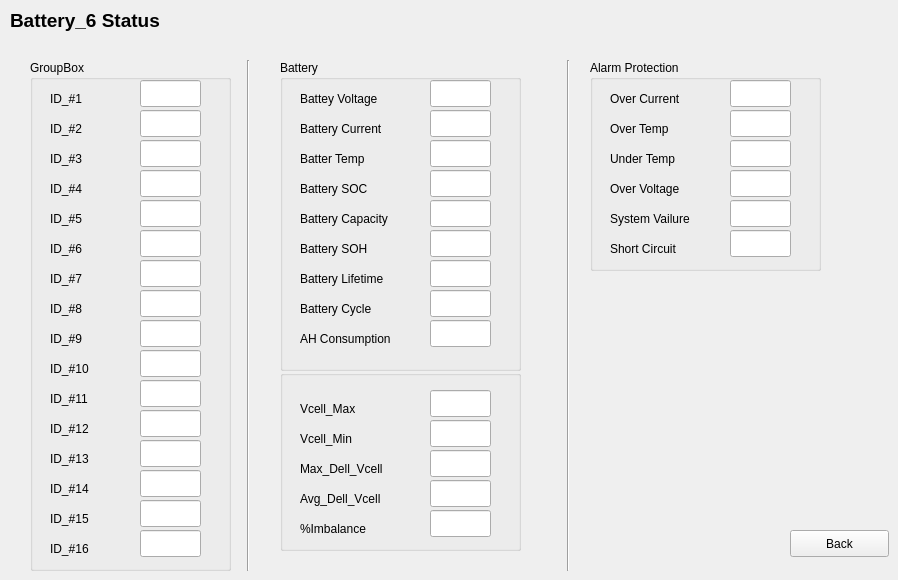
    <widget class="QWidget" name="page_7">
     <widget class="QPushButton" name="pushButton_7">
      <property name="geometry">
       <rect>
        <x>790</x>
        <y>530</y>
        <width>99</width>
        <height>27</height>
       </rect>
      </property>
      <property name="text">
       <string>Back</string>
      </property>
     </widget>
     <widget class="QLabel" name="label_238">
      <property name="geometry">
       <rect>
        <x>10</x>
        <y>10</y>
        <width>161</width>
        <height>21</height>
       </rect>
      </property>
      <property name="font">
       <font>
        <pointsize>14</pointsize>
        <weight>75</weight>
        <bold>true</bold>
       </font>
      </property>
      <property name="text">
       <string>Battery_6 Status</string>
      </property>
     </widget>
     <widget class="Line" name="line_12">
      <property name="geometry">
       <rect>
        <x>560</x>
        <y>60</y>
        <width>16</width>
        <height>511</height>
       </rect>
      </property>
      <property name="orientation">
       <enum>Qt::Vertical</enum>
      </property>
     </widget>
     <widget class="QGroupBox" name="groupBox_30">
      <property name="geometry">
       <rect>
        <x>280</x>
        <y>370</y>
        <width>241</width>
        <height>181</height>
       </rect>
      </property>
      <property name="title">
       <string/>
      </property>
      <widget class="QLabel" name="label_239">
       <property name="geometry">
        <rect>
         <x>20</x>
         <y>30</y>
         <width>121</width>
         <height>17</height>
        </rect>
       </property>
       <property name="text">
        <string>Vcell_Max</string>
       </property>
      </widget>
      <widget class="QLabel" name="label_240">
       <property name="geometry">
        <rect>
         <x>20</x>
         <y>60</y>
         <width>101</width>
         <height>17</height>
        </rect>
       </property>
       <property name="text">
        <string>Vcell_Min</string>
       </property>
      </widget>
      <widget class="QLabel" name="label_241">
       <property name="geometry">
        <rect>
         <x>20</x>
         <y>90</y>
         <width>111</width>
         <height>17</height>
        </rect>
       </property>
       <property name="text">
        <string>Max_Dell_Vcell</string>
       </property>
      </widget>
      <widget class="QLabel" name="label_242">
       <property name="geometry">
        <rect>
         <x>20</x>
         <y>120</y>
         <width>111</width>
         <height>17</height>
        </rect>
       </property>
       <property name="text">
        <string>Avg_Dell_Vcell</string>
       </property>
      </widget>
      <widget class="QLabel" name="label_243">
       <property name="geometry">
        <rect>
         <x>20</x>
         <y>150</y>
         <width>121</width>
         <height>17</height>
        </rect>
       </property>
       <property name="text">
        <string>%Imbalance</string>
       </property>
      </widget>
      <widget class="QLineEdit" name="lineEdit_217">
       <property name="geometry">
        <rect>
         <x>150</x>
         <y>20</y>
         <width>61</width>
         <height>27</height>
        </rect>
       </property>
      </widget>
      <widget class="QLineEdit" name="lineEdit_218">
       <property name="geometry">
        <rect>
         <x>150</x>
         <y>50</y>
         <width>61</width>
         <height>27</height>
        </rect>
       </property>
      </widget>
      <widget class="QLineEdit" name="lineEdit_219">
       <property name="geometry">
        <rect>
         <x>150</x>
         <y>80</y>
         <width>61</width>
         <height>27</height>
        </rect>
       </property>
      </widget>
      <widget class="QLineEdit" name="lineEdit_220">
       <property name="geometry">
        <rect>
         <x>150</x>
         <y>110</y>
         <width>61</width>
         <height>27</height>
        </rect>
       </property>
      </widget>
      <widget class="QLineEdit" name="lineEdit_221">
       <property name="geometry">
        <rect>
         <x>150</x>
         <y>140</y>
         <width>61</width>
         <height>27</height>
        </rect>
       </property>
      </widget>
     </widget>
     <widget class="QGroupBox" name="groupBox_31">
      <property name="geometry">
       <rect>
        <x>30</x>
        <y>60</y>
        <width>201</width>
        <height>511</height>
       </rect>
      </property>
      <property name="title">
       <string>GroupBox</string>
      </property>
      <widget class="QLabel" name="label_244">
       <property name="geometry">
        <rect>
         <x>20</x>
         <y>30</y>
         <width>121</width>
         <height>17</height>
        </rect>
       </property>
       <property name="text">
        <string>ID_#1</string>
       </property>
      </widget>
      <widget class="QLabel" name="label_245">
       <property name="geometry">
        <rect>
         <x>20</x>
         <y>60</y>
         <width>101</width>
         <height>17</height>
        </rect>
       </property>
       <property name="text">
        <string>ID_#2</string>
       </property>
      </widget>
      <widget class="QLabel" name="label_246">
       <property name="geometry">
        <rect>
         <x>20</x>
         <y>90</y>
         <width>111</width>
         <height>17</height>
        </rect>
       </property>
       <property name="text">
        <string>ID_#3</string>
       </property>
      </widget>
      <widget class="QLabel" name="label_247">
       <property name="geometry">
        <rect>
         <x>20</x>
         <y>120</y>
         <width>111</width>
         <height>17</height>
        </rect>
       </property>
       <property name="text">
        <string>ID_#4</string>
       </property>
      </widget>
      <widget class="QLabel" name="label_248">
       <property name="geometry">
        <rect>
         <x>20</x>
         <y>150</y>
         <width>121</width>
         <height>17</height>
        </rect>
       </property>
       <property name="text">
        <string>ID_#5</string>
       </property>
      </widget>
      <widget class="QLineEdit" name="lineEdit_222">
       <property name="geometry">
        <rect>
         <x>110</x>
         <y>20</y>
         <width>61</width>
         <height>27</height>
        </rect>
       </property>
      </widget>
      <widget class="QLineEdit" name="lineEdit_223">
       <property name="geometry">
        <rect>
         <x>110</x>
         <y>50</y>
         <width>61</width>
         <height>27</height>
        </rect>
       </property>
      </widget>
      <widget class="QLineEdit" name="lineEdit_224">
       <property name="geometry">
        <rect>
         <x>110</x>
         <y>80</y>
         <width>61</width>
         <height>27</height>
        </rect>
       </property>
      </widget>
      <widget class="QLineEdit" name="lineEdit_225">
       <property name="geometry">
        <rect>
         <x>110</x>
         <y>110</y>
         <width>61</width>
         <height>27</height>
        </rect>
       </property>
      </widget>
      <widget class="QLineEdit" name="lineEdit_226">
       <property name="geometry">
        <rect>
         <x>110</x>
         <y>140</y>
         <width>61</width>
         <height>27</height>
        </rect>
       </property>
      </widget>
      <widget class="QLabel" name="label_249">
       <property name="geometry">
        <rect>
         <x>20</x>
         <y>180</y>
         <width>121</width>
         <height>17</height>
        </rect>
       </property>
       <property name="text">
        <string>ID_#6</string>
       </property>
      </widget>
      <widget class="QLabel" name="label_250">
       <property name="geometry">
        <rect>
         <x>20</x>
         <y>210</y>
         <width>121</width>
         <height>17</height>
        </rect>
       </property>
       <property name="text">
        <string>ID_#7</string>
       </property>
      </widget>
      <widget class="QLabel" name="label_251">
       <property name="geometry">
        <rect>
         <x>20</x>
         <y>240</y>
         <width>121</width>
         <height>17</height>
        </rect>
       </property>
       <property name="text">
        <string>ID_#8</string>
       </property>
      </widget>
      <widget class="QLabel" name="label_252">
       <property name="geometry">
        <rect>
         <x>20</x>
         <y>270</y>
         <width>121</width>
         <height>17</height>
        </rect>
       </property>
       <property name="text">
        <string>ID_#9</string>
       </property>
      </widget>
      <widget class="QLabel" name="label_253">
       <property name="geometry">
        <rect>
         <x>20</x>
         <y>300</y>
         <width>121</width>
         <height>17</height>
        </rect>
       </property>
       <property name="text">
        <string>ID_#10</string>
       </property>
      </widget>
      <widget class="QLabel" name="label_254">
       <property name="geometry">
        <rect>
         <x>20</x>
         <y>330</y>
         <width>121</width>
         <height>17</height>
        </rect>
       </property>
       <property name="text">
        <string>ID_#11</string>
       </property>
      </widget>
      <widget class="QLabel" name="label_255">
       <property name="geometry">
        <rect>
         <x>20</x>
         <y>390</y>
         <width>121</width>
         <height>17</height>
        </rect>
       </property>
       <property name="text">
        <string>ID_#13</string>
       </property>
      </widget>
      <widget class="QLabel" name="label_256">
       <property name="geometry">
        <rect>
         <x>20</x>
         <y>360</y>
         <width>121</width>
         <height>17</height>
        </rect>
       </property>
       <property name="text">
        <string>ID_#12</string>
       </property>
      </widget>
      <widget class="QLabel" name="label_257">
       <property name="geometry">
        <rect>
         <x>20</x>
         <y>420</y>
         <width>121</width>
         <height>17</height>
        </rect>
       </property>
       <property name="text">
        <string>ID_#14</string>
       </property>
      </widget>
      <widget class="QLabel" name="label_258">
       <property name="geometry">
        <rect>
         <x>20</x>
         <y>450</y>
         <width>121</width>
         <height>17</height>
        </rect>
       </property>
       <property name="text">
        <string>ID_#15</string>
       </property>
      </widget>
      <widget class="QLabel" name="label_259">
       <property name="geometry">
        <rect>
         <x>20</x>
         <y>480</y>
         <width>121</width>
         <height>17</height>
        </rect>
       </property>
       <property name="text">
        <string>ID_#16</string>
       </property>
      </widget>
      <widget class="QLineEdit" name="lineEdit_227">
       <property name="geometry">
        <rect>
         <x>110</x>
         <y>290</y>
         <width>61</width>
         <height>27</height>
        </rect>
       </property>
      </widget>
      <widget class="QLineEdit" name="lineEdit_228">
       <property name="geometry">
        <rect>
         <x>110</x>
         <y>230</y>
         <width>61</width>
         <height>27</height>
        </rect>
       </property>
      </widget>
      <widget class="QLineEdit" name="lineEdit_229">
       <property name="geometry">
        <rect>
         <x>110</x>
         <y>260</y>
         <width>61</width>
         <height>27</height>
        </rect>
       </property>
      </widget>
      <widget class="QLineEdit" name="lineEdit_230">
       <property name="geometry">
        <rect>
         <x>110</x>
         <y>170</y>
         <width>61</width>
         <height>27</height>
        </rect>
       </property>
      </widget>
      <widget class="QLineEdit" name="lineEdit_231">
       <property name="geometry">
        <rect>
         <x>110</x>
         <y>200</y>
         <width>61</width>
         <height>27</height>
        </rect>
       </property>
      </widget>
      <widget class="QLineEdit" name="lineEdit_232">
       <property name="geometry">
        <rect>
         <x>110</x>
         <y>440</y>
         <width>61</width>
         <height>27</height>
        </rect>
       </property>
      </widget>
      <widget class="QLineEdit" name="lineEdit_233">
       <property name="geometry">
        <rect>
         <x>110</x>
         <y>380</y>
         <width>61</width>
         <height>27</height>
        </rect>
       </property>
      </widget>
      <widget class="QLineEdit" name="lineEdit_234">
       <property name="geometry">
        <rect>
         <x>110</x>
         <y>410</y>
         <width>61</width>
         <height>27</height>
        </rect>
       </property>
      </widget>
      <widget class="QLineEdit" name="lineEdit_235">
       <property name="geometry">
        <rect>
         <x>110</x>
         <y>320</y>
         <width>61</width>
         <height>27</height>
        </rect>
       </property>
      </widget>
      <widget class="QLineEdit" name="lineEdit_236">
       <property name="geometry">
        <rect>
         <x>110</x>
         <y>350</y>
         <width>61</width>
         <height>27</height>
        </rect>
       </property>
      </widget>
      <widget class="QLineEdit" name="lineEdit_237">
       <property name="geometry">
        <rect>
         <x>110</x>
         <y>470</y>
         <width>61</width>
         <height>27</height>
        </rect>
       </property>
      </widget>
     </widget>
     <widget class="QGroupBox" name="groupBox_32">
      <property name="geometry">
       <rect>
        <x>590</x>
        <y>60</y>
        <width>231</width>
        <height>211</height>
       </rect>
      </property>
      <property name="title">
       <string>Alarm Protection</string>
      </property>
      <widget class="QLabel" name="label_260">
       <property name="geometry">
        <rect>
         <x>20</x>
         <y>30</y>
         <width>121</width>
         <height>17</height>
        </rect>
       </property>
       <property name="text">
        <string>Over Current</string>
       </property>
      </widget>
      <widget class="QLabel" name="label_261">
       <property name="geometry">
        <rect>
         <x>20</x>
         <y>60</y>
         <width>101</width>
         <height>17</height>
        </rect>
       </property>
       <property name="text">
        <string>Over Temp</string>
       </property>
      </widget>
      <widget class="QLabel" name="label_262">
       <property name="geometry">
        <rect>
         <x>20</x>
         <y>90</y>
         <width>111</width>
         <height>17</height>
        </rect>
       </property>
       <property name="text">
        <string>Under Temp</string>
       </property>
      </widget>
      <widget class="QLabel" name="label_263">
       <property name="geometry">
        <rect>
         <x>20</x>
         <y>120</y>
         <width>111</width>
         <height>17</height>
        </rect>
       </property>
       <property name="text">
        <string>Over Voltage</string>
       </property>
      </widget>
      <widget class="QLabel" name="label_264">
       <property name="geometry">
        <rect>
         <x>20</x>
         <y>150</y>
         <width>121</width>
         <height>17</height>
        </rect>
       </property>
       <property name="text">
        <string>System Vailure</string>
       </property>
      </widget>
      <widget class="QLabel" name="label_265">
       <property name="geometry">
        <rect>
         <x>20</x>
         <y>180</y>
         <width>121</width>
         <height>17</height>
        </rect>
       </property>
       <property name="text">
        <string>Short Circuit</string>
       </property>
      </widget>
      <widget class="QLineEdit" name="lineEdit_238">
       <property name="geometry">
        <rect>
         <x>140</x>
         <y>20</y>
         <width>61</width>
         <height>27</height>
        </rect>
       </property>
      </widget>
      <widget class="QLineEdit" name="lineEdit_239">
       <property name="geometry">
        <rect>
         <x>140</x>
         <y>50</y>
         <width>61</width>
         <height>27</height>
        </rect>
       </property>
      </widget>
      <widget class="QLineEdit" name="lineEdit_240">
       <property name="geometry">
        <rect>
         <x>140</x>
         <y>80</y>
         <width>61</width>
         <height>27</height>
        </rect>
       </property>
      </widget>
      <widget class="QLineEdit" name="lineEdit_241">
       <property name="geometry">
        <rect>
         <x>140</x>
         <y>110</y>
         <width>61</width>
         <height>27</height>
        </rect>
       </property>
      </widget>
      <widget class="QLineEdit" name="lineEdit_242">
       <property name="geometry">
        <rect>
         <x>140</x>
         <y>140</y>
         <width>61</width>
         <height>27</height>
        </rect>
       </property>
      </widget>
      <widget class="QLineEdit" name="lineEdit_243">
       <property name="geometry">
        <rect>
         <x>140</x>
         <y>170</y>
         <width>61</width>
         <height>27</height>
        </rect>
       </property>
      </widget>
     </widget>
     <widget class="QGroupBox" name="groupBox_33">
      <property name="geometry">
       <rect>
        <x>280</x>
        <y>60</y>
        <width>241</width>
        <height>311</height>
       </rect>
      </property>
      <property name="title">
       <string>Battery</string>
      </property>
      <widget class="QLabel" name="label_266">
       <property name="geometry">
        <rect>
         <x>20</x>
         <y>30</y>
         <width>121</width>
         <height>17</height>
        </rect>
       </property>
       <property name="text">
        <string>Battey Voltage</string>
       </property>
      </widget>
      <widget class="QLabel" name="label_267">
       <property name="geometry">
        <rect>
         <x>20</x>
         <y>60</y>
         <width>141</width>
         <height>17</height>
        </rect>
       </property>
       <property name="text">
        <string>Battery Current</string>
       </property>
      </widget>
      <widget class="QLabel" name="label_268">
       <property name="geometry">
        <rect>
         <x>20</x>
         <y>90</y>
         <width>111</width>
         <height>17</height>
        </rect>
       </property>
       <property name="text">
        <string>Batter Temp</string>
       </property>
      </widget>
      <widget class="QLabel" name="label_269">
       <property name="geometry">
        <rect>
         <x>20</x>
         <y>120</y>
         <width>111</width>
         <height>17</height>
        </rect>
       </property>
       <property name="text">
        <string>Battery SOC</string>
       </property>
      </widget>
      <widget class="QLabel" name="label_270">
       <property name="geometry">
        <rect>
         <x>20</x>
         <y>150</y>
         <width>141</width>
         <height>17</height>
        </rect>
       </property>
       <property name="text">
        <string>Battery Capacity</string>
       </property>
      </widget>
      <widget class="QLabel" name="label_271">
       <property name="geometry">
        <rect>
         <x>20</x>
         <y>180</y>
         <width>141</width>
         <height>17</height>
        </rect>
       </property>
       <property name="text">
        <string>Battery SOH</string>
       </property>
      </widget>
      <widget class="QLabel" name="label_272">
       <property name="geometry">
        <rect>
         <x>20</x>
         <y>210</y>
         <width>141</width>
         <height>17</height>
        </rect>
       </property>
       <property name="text">
        <string>Battery Lifetime</string>
       </property>
      </widget>
      <widget class="QLabel" name="label_273">
       <property name="geometry">
        <rect>
         <x>20</x>
         <y>240</y>
         <width>141</width>
         <height>17</height>
        </rect>
       </property>
       <property name="text">
        <string>Battery Cycle</string>
       </property>
      </widget>
      <widget class="QLabel" name="label_274">
       <property name="geometry">
        <rect>
         <x>20</x>
         <y>270</y>
         <width>141</width>
         <height>17</height>
        </rect>
       </property>
       <property name="text">
        <string>AH Consumption</string>
       </property>
      </widget>
      <widget class="QLineEdit" name="lineEdit_244">
       <property name="geometry">
        <rect>
         <x>150</x>
         <y>20</y>
         <width>61</width>
         <height>27</height>
        </rect>
       </property>
      </widget>
      <widget class="QLineEdit" name="lineEdit_245">
       <property name="geometry">
        <rect>
         <x>150</x>
         <y>50</y>
         <width>61</width>
         <height>27</height>
        </rect>
       </property>
      </widget>
      <widget class="QLineEdit" name="lineEdit_246">
       <property name="geometry">
        <rect>
         <x>150</x>
         <y>80</y>
         <width>61</width>
         <height>27</height>
        </rect>
       </property>
      </widget>
      <widget class="QLineEdit" name="lineEdit_247">
       <property name="geometry">
        <rect>
         <x>150</x>
         <y>110</y>
         <width>61</width>
         <height>27</height>
        </rect>
       </property>
      </widget>
      <widget class="QLineEdit" name="lineEdit_248">
       <property name="geometry">
        <rect>
         <x>150</x>
         <y>140</y>
         <width>61</width>
         <height>27</height>
        </rect>
       </property>
      </widget>
      <widget class="QLineEdit" name="lineEdit_249">
       <property name="geometry">
        <rect>
         <x>150</x>
         <y>170</y>
         <width>61</width>
         <height>27</height>
        </rect>
       </property>
      </widget>
      <widget class="QLineEdit" name="lineEdit_250">
       <property name="geometry">
        <rect>
         <x>150</x>
         <y>200</y>
         <width>61</width>
         <height>27</height>
        </rect>
       </property>
      </widget>
      <widget class="QLineEdit" name="lineEdit_251">
       <property name="geometry">
        <rect>
         <x>150</x>
         <y>230</y>
         <width>61</width>
         <height>27</height>
        </rect>
       </property>
      </widget>
      <widget class="QLineEdit" name="lineEdit_252">
       <property name="geometry">
        <rect>
         <x>150</x>
         <y>260</y>
         <width>61</width>
         <height>27</height>
        </rect>
       </property>
      </widget>
     </widget>
     <widget class="Line" name="line_13">
      <property name="geometry">
       <rect>
        <x>240</x>
        <y>60</y>
        <width>16</width>
        <height>511</height>
       </rect>
      </property>
      <property name="orientation">
       <enum>Qt::Vertical</enum>
      </property>
     </widget>
    </widget>
